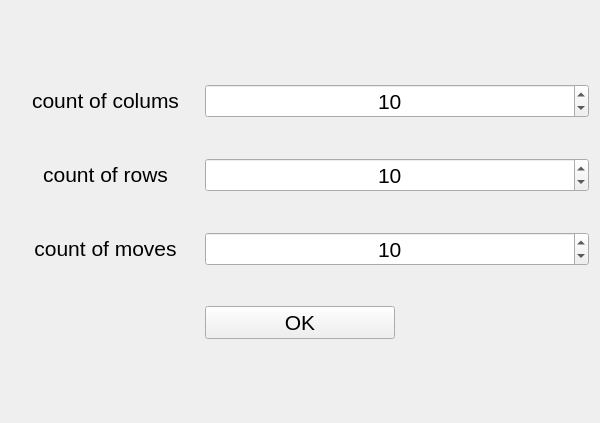
<?xml version="1.0" encoding="UTF-8"?>
<ui version="4.0">
 <class>AdvancedSettingsWidget</class>
 <widget class="QWidget" name="AdvancedSettingsWidget">
  <property name="geometry">
   <rect>
    <x>0</x>
    <y>0</y>
    <width>600</width>
    <height>423</height>
   </rect>
  </property>
  <property name="windowTitle">
   <string>AdvancedSettingsWidget</string>
  </property>
  <layout class="QVBoxLayout" name="verticalLayout">
   <item>
    <layout class="QGridLayout" name="gridLayout">
     <property name="horizontalSpacing">
      <number>5</number>
     </property>
     <property name="verticalSpacing">
      <number>40</number>
     </property>
     <item row="1" column="0">
      <widget class="QLabel" name="labelRows">
       <property name="font">
        <font>
         <pointsize>16</pointsize>
         <italic>false</italic>
         <bold>false</bold>
         <underline>false</underline>
         <strikeout>false</strikeout>
        </font>
       </property>
       <property name="frameShape">
        <enum>QFrame::NoFrame</enum>
       </property>
       <property name="lineWidth">
        <number>0</number>
       </property>
       <property name="midLineWidth">
        <number>0</number>
       </property>
       <property name="text">
        <string>count of rows</string>
       </property>
       <property name="textFormat">
        <enum>Qt::RichText</enum>
       </property>
       <property name="scaledContents">
        <bool>false</bool>
       </property>
       <property name="alignment">
        <set>Qt::AlignCenter</set>
       </property>
       <property name="margin">
        <number>20</number>
       </property>
      </widget>
     </item>
     <item row="2" column="0">
      <widget class="QLabel" name="labelMoves">
       <property name="font">
        <font>
         <pointsize>16</pointsize>
         <italic>false</italic>
         <bold>false</bold>
         <underline>false</underline>
         <strikeout>false</strikeout>
        </font>
       </property>
       <property name="frameShape">
        <enum>QFrame::NoFrame</enum>
       </property>
       <property name="lineWidth">
        <number>0</number>
       </property>
       <property name="midLineWidth">
        <number>0</number>
       </property>
       <property name="text">
        <string>count of moves</string>
       </property>
       <property name="textFormat">
        <enum>Qt::RichText</enum>
       </property>
       <property name="scaledContents">
        <bool>false</bool>
       </property>
       <property name="alignment">
        <set>Qt::AlignCenter</set>
       </property>
       <property name="margin">
        <number>20</number>
       </property>
      </widget>
     </item>
     <item row="3" column="1">
      <widget class="QPushButton" name="okButton">
       <property name="font">
        <font>
         <pointsize>16</pointsize>
        </font>
       </property>
       <property name="text">
        <string>OK</string>
       </property>
      </widget>
     </item>
     <item row="0" column="0">
      <widget class="QLabel" name="labelcolums">
       <property name="font">
        <font>
         <pointsize>16</pointsize>
         <italic>false</italic>
         <bold>false</bold>
         <underline>false</underline>
         <strikeout>false</strikeout>
        </font>
       </property>
       <property name="frameShape">
        <enum>QFrame::NoFrame</enum>
       </property>
       <property name="lineWidth">
        <number>0</number>
       </property>
       <property name="midLineWidth">
        <number>0</number>
       </property>
       <property name="text">
        <string>count of colums</string>
       </property>
       <property name="textFormat">
        <enum>Qt::RichText</enum>
       </property>
       <property name="scaledContents">
        <bool>false</bool>
       </property>
       <property name="alignment">
        <set>Qt::AlignCenter</set>
       </property>
       <property name="margin">
        <number>20</number>
       </property>
      </widget>
     </item>
     <item row="1" column="1" colspan="2">
      <widget class="QSpinBox" name="rowsCount">
       <property name="font">
        <font>
         <pointsize>16</pointsize>
        </font>
       </property>
       <property name="alignment">
        <set>Qt::AlignCenter</set>
       </property>
       <property name="maximum">
        <number>100</number>
       </property>
       <property name="value">
        <number>10</number>
       </property>
      </widget>
     </item>
     <item row="0" column="1" colspan="2">
      <widget class="QSpinBox" name="columnsCount">
       <property name="font">
        <font>
         <pointsize>16</pointsize>
        </font>
       </property>
       <property name="alignment">
        <set>Qt::AlignCenter</set>
       </property>
       <property name="maximum">
        <number>100</number>
       </property>
       <property name="value">
        <number>10</number>
       </property>
      </widget>
     </item>
     <item row="2" column="1" colspan="2">
      <widget class="QSpinBox" name="movesCount">
       <property name="font">
        <font>
         <pointsize>16</pointsize>
        </font>
       </property>
       <property name="alignment">
        <set>Qt::AlignCenter</set>
       </property>
       <property name="maximum">
        <number>100</number>
       </property>
       <property name="value">
        <number>10</number>
       </property>
      </widget>
     </item>
    </layout>
   </item>
  </layout>
 </widget>
 <layoutdefault spacing="6" margin="11"/>
 <resources/>
 <connections/>
</ui>
